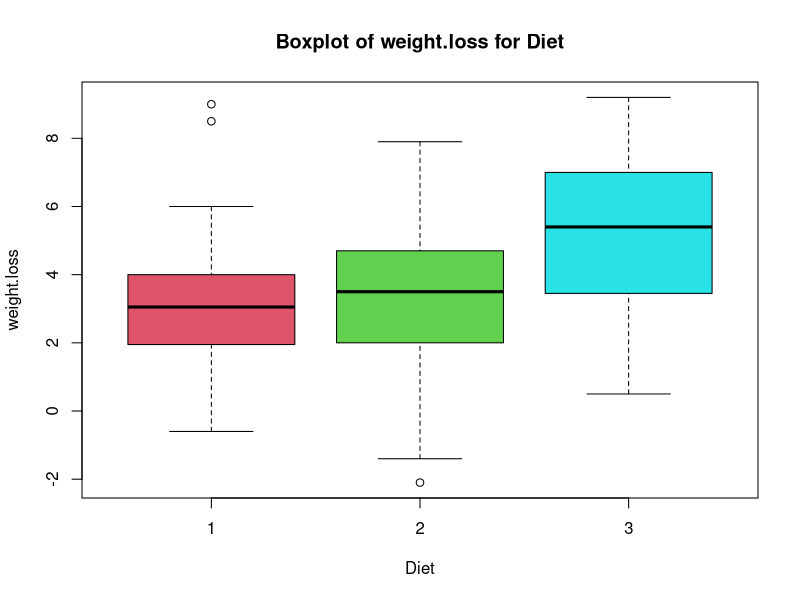
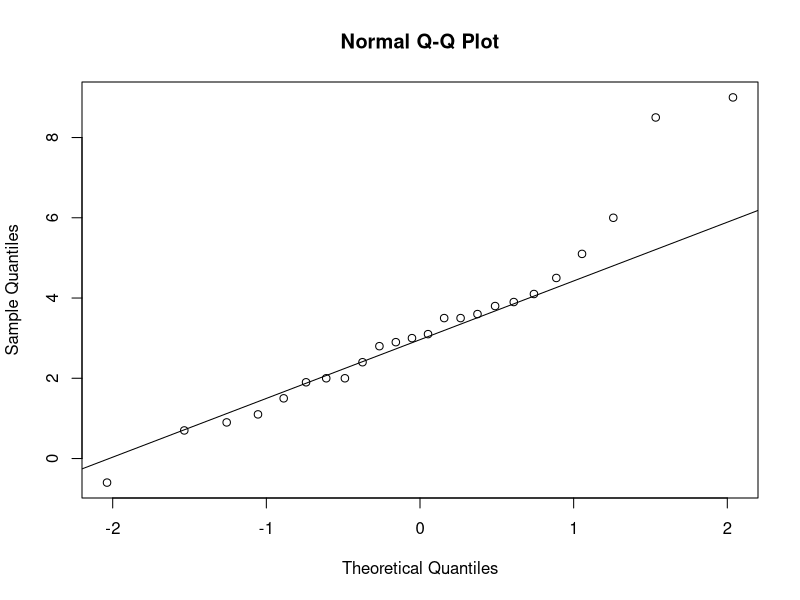
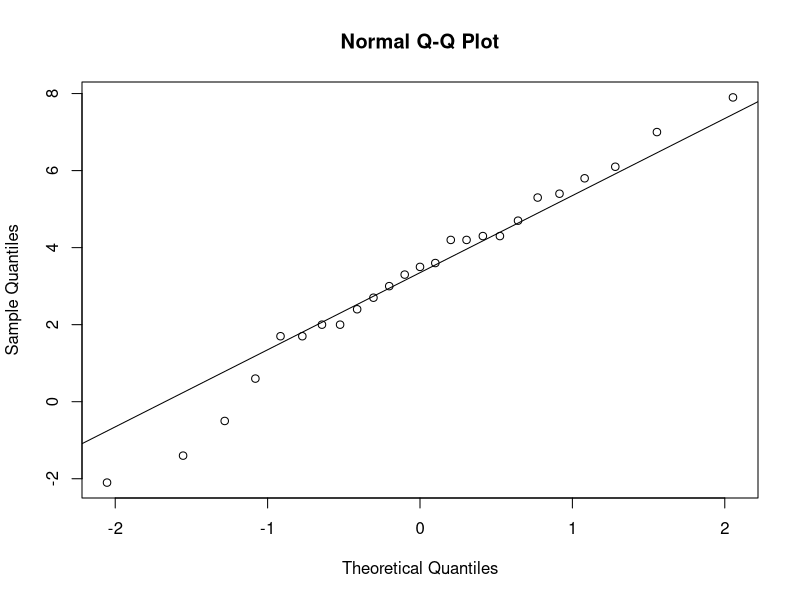
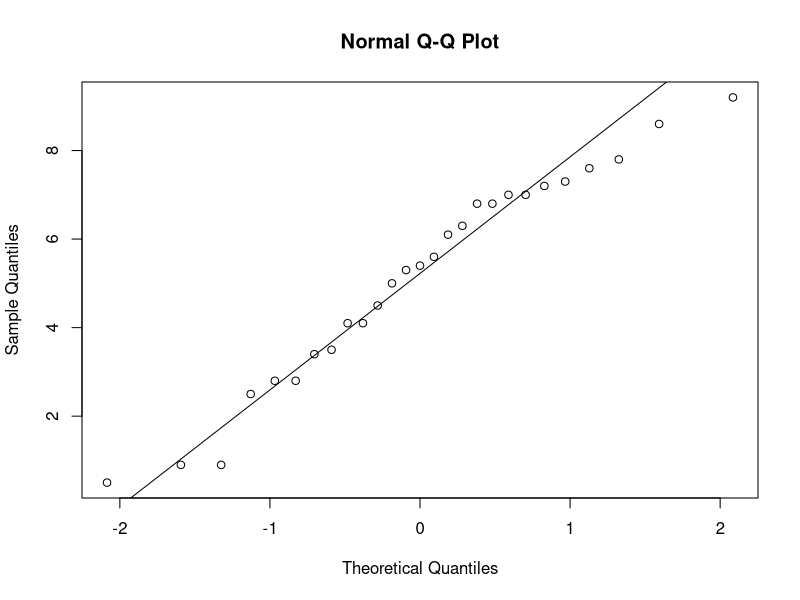
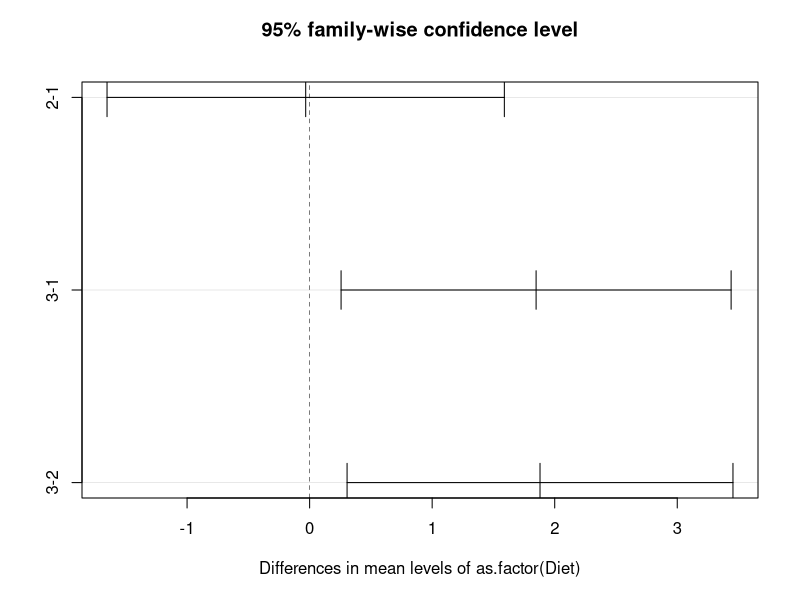
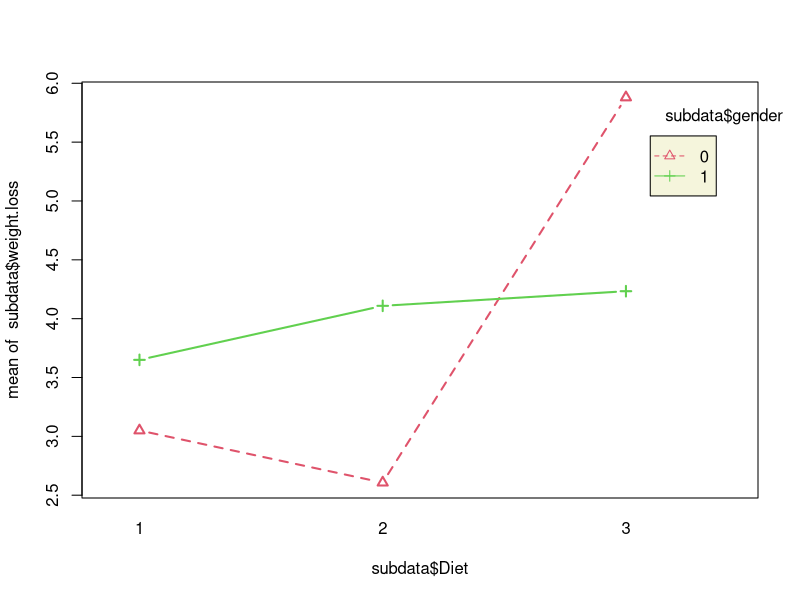

The R script that drew these images, in order:
## ---- chunk 1
data = read.csv("Diet.csv")
#xem du lieu 10 dong dau tien
head(data,10)

#loc du lieu co ton tai vao "Diet"
subdata=subset(data, Person != is.na(data$Person)) 
head(subdata,10) 

#thong ke mo ta theo cac che do an kieng 
by(subdata[,c(2,3,4,5,7)],subdata$Diet,summary)
## ---- chunk 2
#so luong khuyet trong du lieu
apply(is.na(subdata),2,sum)
#vi tri du lieu khuyet
apply(is.na(subdata),2,which) 
#thong ke ti le du lieu khuyet
apply(is.na(subdata),2,mean) 

#xoa cac du lieu khuyet
Diet= na.omit(subdata) 
#kiem tra lai so luong khuyet trong du lieu
apply(is.na(subdata),2,sum) 
## ---- chunk 3
#tạo biến weight.loss
subdata$weight.loss = subdata$pre.weight - subdata$weight6weeks
head(subdata,10)
#thong ke mo ta cho cac bien pre.weight, weight6weeks, weight.loss
by(subdata[,c(5,7,8)],subdata$Diet,summary) 

#ve bieu do hop cua weight.loss theo Diet
boxplot(subdata$weight.loss ~ subdata$Diet, xlab="Diet", ylab="weight.loss" ,main="Boxplot of weight.loss for Diet",col=c(2,3,5) ) 
## ---- chunk 4
#kiem dinh theo cP
t.test(subdata$pre.weight,subdata$weight6weeks,paired = T, alternative = "greater")  
## ---- chunk 5
#lọc dữ liệu theo chế độ ăn kiêng 1
Diet1=subset(subdata, Diet==1)
#vẽ đồ thị kiểm tra giả định phân phối chuẩn
qqnorm(Diet1$weight.loss) 
qqline(Diet1$weight.loss)
#thực hiện kiểm định Shapiro - Wilk để kiểm tra giả định phân phối chuẩn
shapiro.test(Diet1$weight.loss)  

#lọc dữ liệu theo chế độ ăn kiêng 2
Diet2=subset(subdata, Diet==2)
#vẽ đồ thị kiểm tra giả định phân phối chuẩn
qqnorm(Diet2$weight.loss) 
qqline(Diet2$weight.loss)
#thực hiện kiểm định Shapiro - Wilk
shapiro.test(Diet2$weight.loss)   

#lọc dữ liệu theo chế độ ăn kiêng 3
Diet3=subset(subdata, Diet==3)
#vẽ đồ thị kiểm tra giả định phân phối chuẩn
qqnorm(Diet3$weight.loss) 
qqline(Diet3$weight.loss)
#thực hiện kiểm định Shapiro - Wilk 
shapiro.test(Diet3$weight.loss) 

## ---- chunk 6
# bartlett test
bartlett.test(weight.loss ~ as.factor(Diet), data = subdata) #kiểm định Bartlett tính đồng nhất của phương sai 
## ---- chunk 7
#phân tích phương sai một nhân tố 
anoval=aov(weight.loss ~ as.factor(Diet), data = subdata) 
#tóm tắt kết quả mô hình phân tích phương sai một nhân tố
summary(anoval) 
## ---- chunk 8
#so sánh bội
TukeyHSD(anoval)
#vẽ đồ thị so sánh bội
plot(TukeyHSD(anoval)) 
## ---- chunk 9
# phân tích phương sai hai nhân tố
anova2= aov(weight.loss ~ as.factor(gender)* as.factor(Diet),data=subdata) 
# tóm tắt kết quả mô hình anova hai nhân tố
summary(anova2) 
## ---- chunk 10
# vẽ đồ thị sự tương tác 
interaction.plot(subdata$Diet,subdata$gender,subdata$weight.loss,type="b",col=c(2:3),leg.bty="o",leg.bg="beige",lwd=2,pch=c(2,3))
## ---- chunk 11

